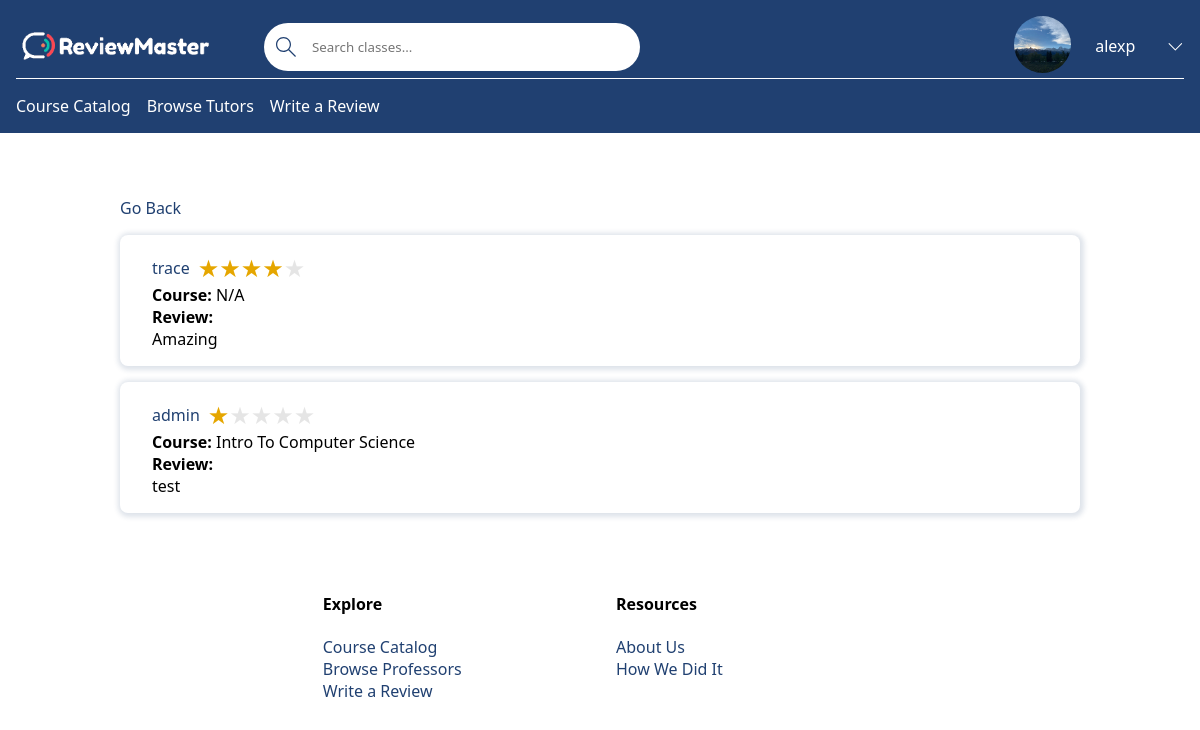
Page /flagged/1 (signed in) on the earlier database version.
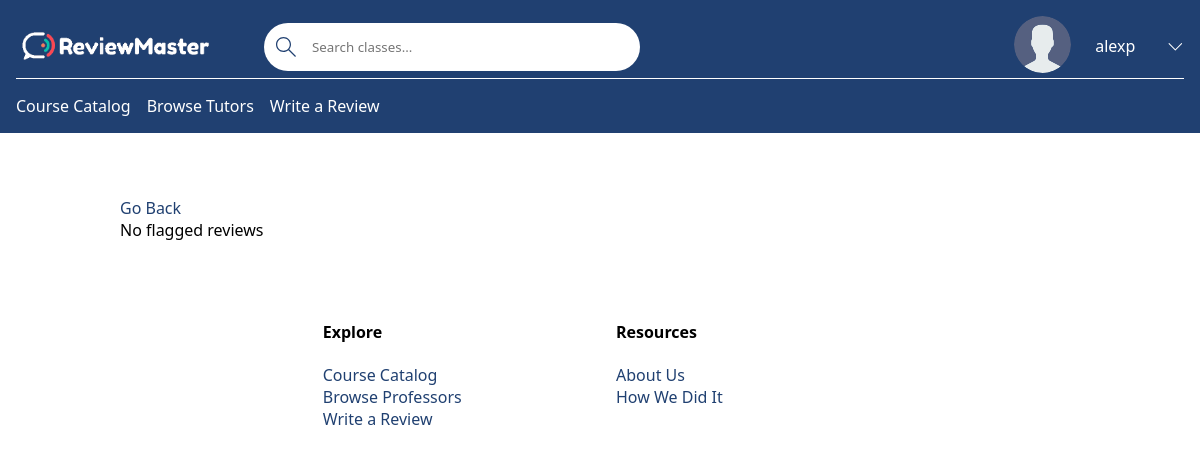
Same page on the later database version.
### base/models.py (models this page shows, shortened)
class Professor(models.Model):
    name = models.CharField(max_length=100)  # First & Last Name (John Doe)
    avatar = models.ImageField(null=True, default='avatar.svg')
    verified = models.BooleanField(default=False)  # If the professor is verified by email
    user_account = models.OneToOneField(User, on_delete=models.CASCADE, null=True, blank=True)

class Review(models.Model):
    professor = models.ForeignKey(Professor, on_delete=models.CASCADE)
    student = models.ForeignKey(User, on_delete=models.CASCADE)
    flagged = models.BooleanField(default=False)
    rating = models.IntegerField()
    course = models.ForeignKey(Course, related_name='course', on_delete=models.SET_NULL, null=True)
    review = models.TextField(null=True, blank=True)
    reply = models.TextField(null=True, blank=True)

class Course(models.Model):
    name = models.CharField(max_length=200)  # Ex: Software Engineering
    department = models.ForeignKey(Department, null=True, on_delete=models.SET_NULL)
    number = models.IntegerField(null=False)
    students = models.ManyToManyField(User, related_name='students', blank=True)
    professor = models.ForeignKey(Professor, related_name='professor', on_delete=models.SET_NULL, default=None, null=True)
    section_number = models.IntegerField(null=True)
    tutor = models.ManyToManyField(Tutor, related_name='course', blank=True)
    pending_tutor = models.ManyToManyField(Tutor, related_name='courses', blank=True)
    credit_hours = models.IntegerField()
    class Meta:
        ordering = ['department', 'number']  # Order by department, number, and section number.
        unique_together = ('department', 'number', 'section_number')

### base/views/views_review.py (the view)
# urls.py: path('flagged/<int:pk>', flagged, name='flagged'),
@login_required(login_url='/login')
def flagged(request,pk):
    professor = Professor.objects.get(id=pk)
    reviews = professor.review_set.filter(flagged=True)
    context = {
        'professor': professor,
        'reviews': reviews
    }
    return render(request, 'base/review/flagged.html', context)

### base/templates/base/review/flagged.html (shortened to what this page needs)
{% extends 'main.html' %}
{% load static %}
{% block content %}
    <main>
        <a href="{% url 'professor-reviews' professor.id%}">Go Back</a>
        {% if reviews %}
            {% for review in reviews %}
                <div class="card">
                    <div class="review-title">
                        <a href="{% url 'profile' review.student %}">{{ review.student }}</a>
                        <div class="container-rating">
                            <span class="star-rating star-rating-{{ review.rating|slice:":1" }}"></span>
                        </div>
                    </div>
                    <div class="review-course">
                        <strong>Course:</strong>
                        {% if review.course %}
                            {{ review.course.name }}
                        {% else %}
                            N/A
                        {% endif %}
                    </div>
                    <div class="review-content">
                        <strong>Review:</strong>
                        <div>{{ review.review }}</div>
                    </div>
                </div>
            {% endfor %}
        {% else %}
            <p>No flagged reviews</p>
        {% endif %}
    </main>
{% endblock content %}

### templates/navbar.html (shortened to what this page needs)
{% load static %}
<header class="header header--loggedIn">
  <div class="container">
    <a href="{% url 'home' %}" class="header__logo">
      <img src="{% static 'images/reviewMasterLogo.png' %}" />
    </a>
    <form class="header__search" method="GET" action="{% url 'courses' %}">
      <label>
        <input name="q" {% if q is not None %} value="{{ q }}" {% endif %} placeholder="Search classes..." />
      </label>
    </form>
    <nav class="header__menu">
      {% if request.user.is_authenticated %}
      <div class="header__user">
        <a href="{% url 'profile' request.user %}">
          <div class="avatar avatar--medium active">
            {% if request.user.professor.avatar %}
              <img src="{{ request.user.professor.avatar.url }}" />
            {% else %}
              <img src="{% static 'images/avatar.svg' %}" />
            {% endif %}
          </div>
          <p>{{ request.user.username }}</p>
        </a>
        <button class="dropdown-button">
          <svg xmlns="http://www.w3.org/2000/svg" width="16" height="16" viewBox="0 0 16 16">
            <title>chevron-down</title>
            <path d="M1.646 4.646a.5.5 0 0 1 .708 0L8 10.293l5.646-5.647a.5.5 0 0 1 .708.708l-6 6a.5.5 0 0 1-.708 0l-6-6a.5.5 0 0 1 0-.708"/>
          </svg>
        </button>
      </div>
      {% else %}
      <a href="{% url 'login' %}">
        <img src="{% static 'images/avatar.svg' %}" />
        <p>Login</p>
      </a>
      {% endif %}
    </nav>
  </div>
  <div class="subheader-mobile">
    <ul class="header_links">
      <li><a href="{% url 'courses' %}">Course Catalog</a></li>
      <li><a href="{% url 'professor-list' %}">Browse Tutors</a></li>
      {% if request.user.is_authenticated %}
        <li><a href="{% url 'review' %}">Write a Review</a></li>
      {% endif %}
    </ul>
  </div>
</header>

Differences in the rows shown:
removed Review: student "trace", rating 4 (drawn), shows "N/A", review "Amazing"
removed Review: student "admin", rating 1 (drawn), course.name "Intro To Computer Science", review "test"
Other differences:
text now shown: "No flagged reviews"
